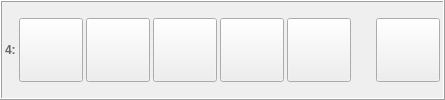
     <widget class="QFrame" name="horizontalFrame_4">
      <property name="enabled">
       <bool>true</bool>
      </property>
      <property name="sizePolicy">
       <sizepolicy hsizetype="Expanding" vsizetype="Expanding">
        <horstretch>0</horstretch>
        <verstretch>0</verstretch>
       </sizepolicy>
      </property>
      <property name="minimumSize">
       <size>
        <width>330</width>
        <height>0</height>
       </size>
      </property>
      <property name="contextMenuPolicy">
       <enum>Qt::ActionsContextMenu</enum>
      </property>
      <property name="autoFillBackground">
       <bool>false</bool>
      </property>
      <property name="frameShape">
       <enum>QFrame::Box</enum>
      </property>
      <property name="frameShadow">
       <enum>QFrame::Raised</enum>
      </property>
      <layout class="QHBoxLayout" name="horizontalLayout_4">
       <property name="spacing">
        <number>3</number>
       </property>
       <property name="leftMargin">
        <number>3</number>
       </property>
       <property name="topMargin">
        <number>3</number>
       </property>
       <property name="rightMargin">
        <number>3</number>
       </property>
       <property name="bottomMargin">
        <number>3</number>
       </property>
       <item>
        <widget class="QLabel" name="label_10">
         <property name="enabled">
          <bool>true</bool>
         </property>
         <property name="sizePolicy">
          <sizepolicy hsizetype="Fixed" vsizetype="Fixed">
           <horstretch>0</horstretch>
           <verstretch>0</verstretch>
          </sizepolicy>
         </property>
         <property name="palette">
          <palette>
           <active>
            <colorrole role="WindowText">
             <brush brushstyle="SolidPattern">
              <color alpha="255">
               <red>104</red>
               <green>104</green>
               <blue>104</blue>
              </color>
             </brush>
            </colorrole>
           </active>
           <inactive>
            <colorrole role="WindowText">
             <brush brushstyle="SolidPattern">
              <color alpha="255">
               <red>104</red>
               <green>104</green>
               <blue>104</blue>
              </color>
             </brush>
            </colorrole>
           </inactive>
           <disabled>
            <colorrole role="WindowText">
             <brush brushstyle="SolidPattern">
              <color alpha="255">
               <red>120</red>
               <green>120</green>
               <blue>120</blue>
              </color>
             </brush>
            </colorrole>
           </disabled>
          </palette>
         </property>
         <property name="font">
          <font>
           <weight>75</weight>
           <bold>true</bold>
          </font>
         </property>
         <property name="text">
          <string>4:</string>
         </property>
         <property name="margin">
          <number>5</number>
         </property>
        </widget>
       </item>
       <item>
        <widget class="QToolButton" name="buttonMountDisk_4">
         <property name="enabled">
          <bool>true</bool>
         </property>
         <property name="minimumSize">
          <size>
           <width>64</width>
           <height>64</height>
          </size>
         </property>
         <property name="maximumSize">
          <size>
           <width>64</width>
           <height>64</height>
          </size>
         </property>
         <property name="iconSize">
          <size>
           <width>48</width>
           <height>48</height>
          </size>
         </property>
        </widget>
       </item>
       <item>
        <widget class="QToolButton" name="buttonMountFolder_4">
         <property name="enabled">
          <bool>true</bool>
         </property>
         <property name="minimumSize">
          <size>
           <width>64</width>
           <height>64</height>
          </size>
         </property>
         <property name="maximumSize">
          <size>
           <width>64</width>
           <height>64</height>
          </size>
         </property>
         <property name="iconSize">
          <size>
           <width>48</width>
           <height>48</height>
          </size>
         </property>
        </widget>
       </item>
       <item>
        <widget class="QToolButton" name="buttonSave_4">
         <property name="enabled">
          <bool>true</bool>
         </property>
         <property name="minimumSize">
          <size>
           <width>64</width>
           <height>64</height>
          </size>
         </property>
         <property name="maximumSize">
          <size>
           <width>64</width>
           <height>64</height>
          </size>
         </property>
         <property name="iconSize">
          <size>
           <width>48</width>
           <height>48</height>
          </size>
         </property>
         <property name="checkable">
          <bool>true</bool>
         </property>
        </widget>
       </item>
       <item>
        <widget class="QToolButton" name="autoSave_4">
         <property name="enabled">
          <bool>true</bool>
         </property>
         <property name="minimumSize">
          <size>
           <width>64</width>
           <height>64</height>
          </size>
         </property>
         <property name="maximumSize">
          <size>
           <width>64</width>
           <height>64</height>
          </size>
         </property>
         <property name="text">
          <string/>
         </property>
         <property name="iconSize">
          <size>
           <width>48</width>
           <height>48</height>
          </size>
         </property>
         <property name="checkable">
          <bool>false</bool>
         </property>
        </widget>
       </item>
       <item>
        <widget class="QToolButton" name="buttonEditDisk_4">
         <property name="enabled">
          <bool>true</bool>
         </property>
         <property name="minimumSize">
          <size>
           <width>64</width>
           <height>64</height>
          </size>
         </property>
         <property name="maximumSize">
          <size>
           <width>64</width>
           <height>64</height>
          </size>
         </property>
         <property name="iconSize">
          <size>
           <width>48</width>
           <height>48</height>
          </size>
         </property>
         <property name="checkable">
          <bool>false</bool>
         </property>
        </widget>
       </item>
       <item>
        <layout class="QVBoxLayout" name="verticalLayout_4">
         <property name="spacing">
          <number>0</number>
         </property>
         <property name="leftMargin">
          <number>5</number>
         </property>
         <property name="rightMargin">
          <number>5</number>
         </property>
         <item>
          <widget class="QLabel" name="labelFileName_4">
           <property name="enabled">
            <bool>true</bool>
           </property>
           <property name="sizePolicy">
            <sizepolicy hsizetype="Ignored" vsizetype="Fixed">
             <horstretch>0</horstretch>
             <verstretch>0</verstretch>
            </sizepolicy>
           </property>
           <property name="font">
            <font>
             <pointsize>12</pointsize>
            </font>
           </property>
           <property name="autoFillBackground">
            <bool>false</bool>
           </property>
           <property name="text">
            <string/>
           </property>
           <property name="textFormat">
            <enum>Qt::PlainText</enum>
           </property>
           <property name="wordWrap">
            <bool>false</bool>
           </property>
          </widget>
         </item>
         <item>
          <widget class="QLabel" name="labelImageProperties_4">
           <property name="enabled">
            <bool>true</bool>
           </property>
           <property name="sizePolicy">
            <sizepolicy hsizetype="Preferred" vsizetype="Fixed">
             <horstretch>0</horstretch>
             <verstretch>0</verstretch>
            </sizepolicy>
           </property>
           <property name="palette">
            <palette>
             <active>
              <colorrole role="WindowText">
               <brush brushstyle="SolidPattern">
                <color alpha="255">
                 <red>128</red>
                 <green>128</green>
                 <blue>128</blue>
                </color>
               </brush>
              </colorrole>
              <colorrole role="Mid">
               <brush brushstyle="SolidPattern">
                <color alpha="255">
                 <red>157</red>
                 <green>155</green>
                 <blue>144</blue>
                </color>
               </brush>
              </colorrole>
             </active>
             <inactive>
              <colorrole role="WindowText">
               <brush brushstyle="SolidPattern">
                <color alpha="255">
                 <red>128</red>
                 <green>128</green>
                 <blue>128</blue>
                </color>
               </brush>
              </colorrole>
              <colorrole role="Mid">
               <brush brushstyle="SolidPattern">
                <color alpha="255">
                 <red>157</red>
                 <green>155</green>
                 <blue>144</blue>
                </color>
               </brush>
              </colorrole>
             </inactive>
             <disabled>
              <colorrole role="WindowText">
               <brush brushstyle="SolidPattern">
                <color alpha="255">
                 <red>118</red>
                 <green>116</green>
                 <blue>108</blue>
                </color>
               </brush>
              </colorrole>
              <colorrole role="Mid">
               <brush brushstyle="SolidPattern">
                <color alpha="255">
                 <red>157</red>
                 <green>155</green>
                 <blue>144</blue>
                </color>
               </brush>
              </colorrole>
             </disabled>
            </palette>
           </property>
           <property name="font">
            <font>
             <pointsize>12</pointsize>
            </font>
           </property>
           <property name="textFormat">
            <enum>Qt::PlainText</enum>
           </property>
           <property name="alignment">
            <set>Qt::AlignLeading|Qt::AlignLeft|Qt::AlignVCenter</set>
           </property>
           <property name="wordWrap">
            <bool>false</bool>
           </property>
          </widget>
         </item>
        </layout>
       </item>
       <item>
        <widget class="QToolButton" name="buttonEject_4">
         <property name="enabled">
          <bool>true</bool>
         </property>
         <property name="minimumSize">
          <size>
           <width>64</width>
           <height>64</height>
          </size>
         </property>
         <property name="maximumSize">
          <size>
           <width>64</width>
           <height>64</height>
          </size>
         </property>
         <property name="iconSize">
          <size>
           <width>64</width>
           <height>64</height>
          </size>
         </property>
        </widget>
       </item>
      </layout>
     </widget>
